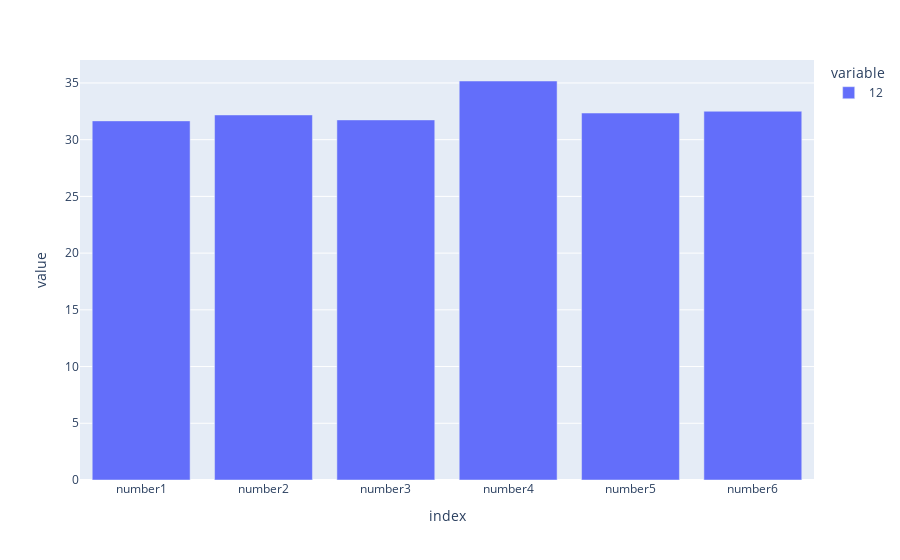

Notebook cell for this chart:
### Markdown cell above
В целом, уровень существительных стабилен от книги к книге.

### Code cell
data_punct = data_punct.drop(['index'], axis=1)
fig4 = data_punct.T.plot.bar()
fig4.show()

### Figure 1 — Plotly figure (JSON) as saved in the notebook; plotly's stock layout.template omitted (floating-point values rounded to 4 significant figures)
{"data": [{"alignmentgroup": "True", "hovertemplate": "variable=12<br>index=%{x}<br>value=%{y}<extra></extra>", "legendgroup": "12", "marker": {"color": "#636efa", "pattern": {"shape": ""}}, "name": "12", "offsetgroup": "12", "orientation": "v", "showlegend": true, "textposition": "auto", "type": "bar", "x": ["number1", "number2", "number3", "number4", "number5", "number6"], "xaxis": "x", "y": [31.66, 32.18, 31.74, 35.17, 32.35, 32.5], "yaxis": "y"}], "layout": {"barmode": "relative", "legend": {"title": {"text": "variable"}, "tracegroupgap": 0}, "margin": {"t": 60}, "xaxis": {"anchor": "y", "domain": [0, 1], "title": {"text": "index"}}, "yaxis": {"anchor": "x", "domain": [0, 1], "title": {"text": "value"}}}}
